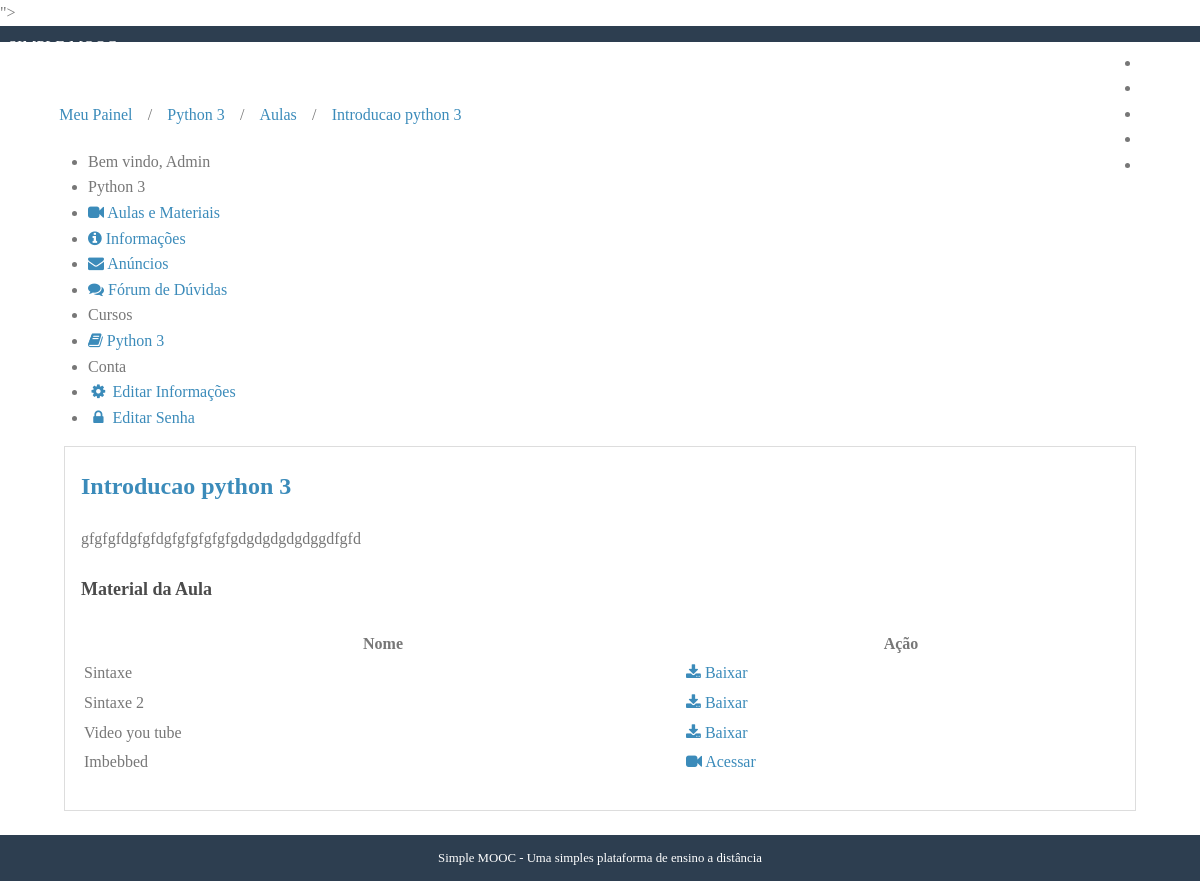
The page /cursos/aula/python-3/1/ (signed in) on the database as committed earlier.
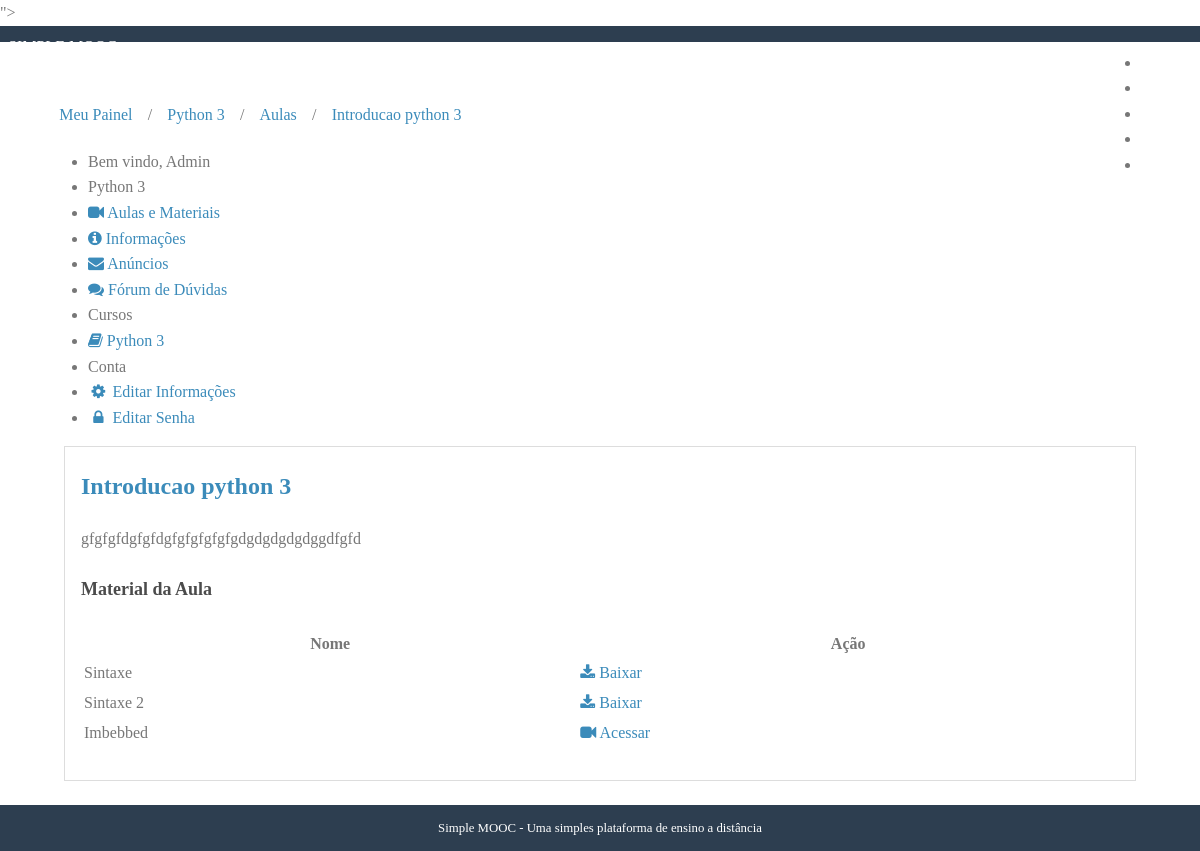
The same page on the database as committed later.
### courses/models.py (models this page shows, shortened)
class Enrollment(models.Model):
    STATUS_CHOICES = (
        (0, 'Pendente'),
        (1, 'Aprovado'),
        (2, 'Cancelado'),
    )
    user = models.ForeignKey(
        settings.AUTH_USER_MODEL, verbose_name='Usuário', on_delete=models.CASCADE,
        related_name='enrollments'
    )
    course = models.ForeignKey(
        Course, verbose_name='Curso', related_name='enrollments', on_delete=models.CASCADE,
    )
    status = models.IntegerField(
        'Situação', choices=STATUS_CHOICES, default=1, blank=True
    )
    created_at = models.DateTimeField('Criado em', auto_now_add=True)
    updated_at = models.DateTimeField('Atualizado em', auto_now=True)
    class Meta:
        verbose_name = 'Inscrição'
        verbose_name_plural = 'Inscrições'
        unique_together = (('user', 'course'),)

class Course(models.Model):
    name = models.CharField('Nome: ', max_length=100)
    slug = models.SlugField('Chave: ')
    description = models.TextField('Descrição: ', blank=True)
    about = models.TextField('Sobre o Curso: ', blank=True)
    start_date = models.DateField(
        'Data de Início: ', null=True, blank=True)
    image = models.ImageField(
        upload_to='courses/images', verbose_name='Imagem',
        null=True, blank=True)
    created_at = models.DateTimeField(
        'Criado em: ', auto_now_add=True)
    updated_at = models.DateTimeField(
        'Atuazaliado em: ', auto_now=True)
    objects = CourseManager()
    def __str__(self):
        return self.name
    class Meta:
        verbose_name = 'Curso'
        verbose_name_plural = 'Cursos'
        ordering = ['name']

class Material(models.Model):
    name = models.CharField('Nome', max_length=100)
    embedded = models.TextField('Vídeo embedded', blank=True)
    file = models.FileField(upload_to='lessons/materials', blank=True, null=True)
    lesson = models.ForeignKey(Lesson, verbose_name='Aula', related_name='materials', on_delete=models.CASCADE)
    def is_embedded(self):
        return bool(self.embedded)
    def __str__(self):
        return self.name
    class Meta:
        verbose_name = 'Material'
        verbose_name_plural = 'Materiais'

### courses/decorators.py (the view, shortened to what this page needs)
    def _wrapper(request, *args, **kwargs):
        slug = kwargs['slug']
        course = get_object_or_404(Course, slug=slug)
        has_permission = request.user.is_staff
        if not has_permission:
            messages.error(request, message)
            return redirect('accounts_dashboard')
        request.course = course
        return view_func(request, *args, **kwargs)

### accounts/models.py (called while the page is built)
    def __str__(self):
        return self.name or self.username

### courses/models.py (called while the page is built)
    def __str__(self):
        return self.name

### courses/templatetags/courses_tags.py (called while the page is built)
@register.simple_tag
def load_my_courses(user):
    return Enrollment.objects.filter(user=user)

### courses/views.py (called while the page is built)
@login_required
@enrollment_required
def lesson(request, slug, pk):
    course = request.course
    lesson = get_object_or_404(Lesson, pk=pk, course=course)
    if not request.user.is_staff and not lesson.is_available():
        messages.error(request, 'Esta aula não está disponível')
        return redirect('courses_lessons', slug=course.slug)
    template = 'courses/lesson.html'
    context = {
        'course': course,
        'lesson': lesson
    }
    return render(request, template, context)

### courses/templates/courses/lesson.html
{% extends "courses/course_dashboard.html" %}
{% block breadcrumb %}
    {{ block.super }}
    <li>/</li>
    <li><a href="{% url 'courses_lessons' course.slug %}">Aulas</a></li>
    <li>/</li>
    <li><a href="{% url 'courses_lesson' course.slug lesson.pk %}">{{ lesson }}</a></li>
{% endblock %}
{% block dashboard_content %}
<div class="well">
    <h2><a href="{% url 'courses_lesson' course.slug lesson.pk %}">{{ lesson }}</a></h2>
    {{ lesson.description|linebreaks }}
    <p>
        <h4>Material da Aula</h4>
        <table class="pure-table full">
            <thead>
                <tr>
                    <th>
                        Nome
                    </th>
                    <th>
                        Ação
                    </th>
                </tr>
            </thead>
            <tbody>
                {% for material in lesson.materials.all %}
                <tr class="{% cycle '' 'pure-table-odd' %}">
                    <td>
                        {{ material }}
                    </td>
                    <td>
                        {% if material.is_embedded %}
                        <a href="{% url 'courses_material' course.slug material.pk %}">
                            <i class="fa fa-video-camera"></i>
                            Acessar
                        </a>
                        {% else %}
                        <a target="_blank" href="{{ material.file.url }}">
                            <i class="fa fa-download"></i>
                            Baixar
                        </a>
                        {% endif %}
                    </td>
                </tr>
                {% endfor %}
            </tbody>
        </table>
    </p>
</div>
{% endblock %}

### accounts/templates/accounts/dashboard.html (shortened to what this page needs)
{% extends "base.html" %}
{% load courses_tags %}
{% block container %}
{% load_my_courses user as enrollments %}
<div class="pure-g-r content-ribbon">
    <div class="pure-u-1">
        <ul class="breadcrumb">
            {% block breadcrumb %}
            <li><a href="{% url 'accounts_dashboard' %}">Meu Painel</a></li>
            {% endblock %}
        </ul>
    </div>
    <div class="pure-u-1-3">
        <div class="pure-menu pure-menu-open">
            <ul>
                <li class="pure-menu-heading">
                    Bem vindo, {{ user }}
                </li>
                {% block menu_options %}
                <li class="pure-menu-heading">Cursos</li>
                {% for enrollment in enrollments %}
                <li>
                    <a href="{% url 'courses_announcements' enrollment.course.slug %}">
                    <i class="fa fa-book"></i>
                    {{ enrollment.course }}
                    </a>
                </li>
                {% empty %}
                <li>Nenhum curso encontrado</li>
                {% endfor %}
                <li class="pure-menu-heading">Conta</li>
                <li><a href="{% url 'accounts_edit' %}">
                    <i class="fa fa-cog fa-spin fa-1x fa-fw"></i>
                    Editar Informações</a></li>
                <li><a href="{% url 'accounts_edit_password' %}">
                     <i class="fa fa-lock fa-fw"></i>
                    Editar Senha</a></li>
                {% endblock %}
                </ul>
        </div>
    </div>
    <div class="pure-u-2-3">
        <div class="inner">
            {% block dashboard_content %}{% endblock %}
        </div>
    </div>
</div>
{% endblock %}

Rows that differ between the two databases and show on the page:
removed Material: name "Video you tube"
